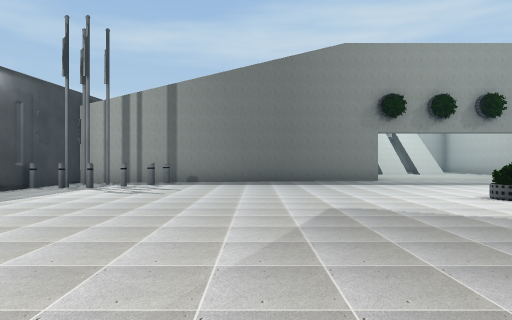
View 1 (above)

24 first-person views from a walk through a scene from a Unity 3-D project. The camera is 1.3 m above the floor, looks level and sees 70° across. The floor is counted in squares, 2 m on a side. Each view is taken from the middle of a square. On the plan, view 1 faces up. The plan holds only what a view shows up to about 11 squares ahead; the rest is blank. The place goes on beyond the plan. Some animated figures are not drawn. Some surface patterns are stand-ins.

View 2
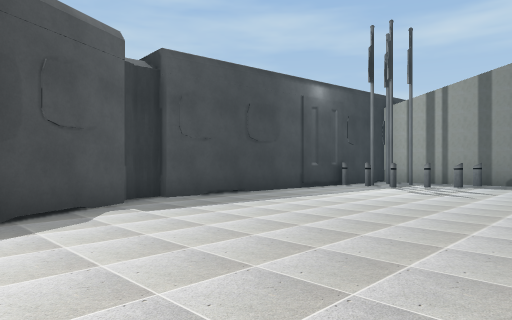

View 3
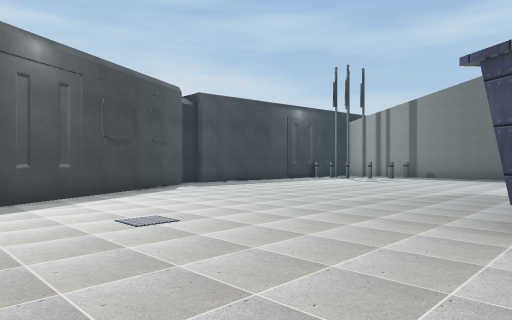

View 4
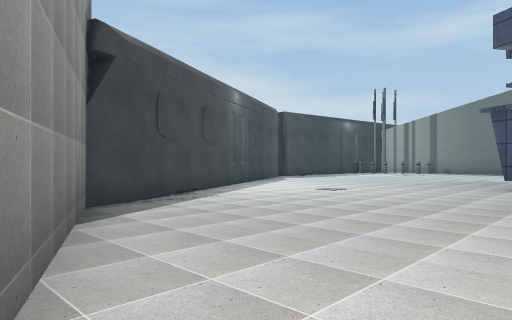

View 5
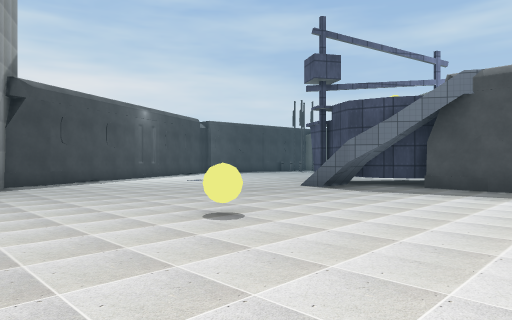

View 6
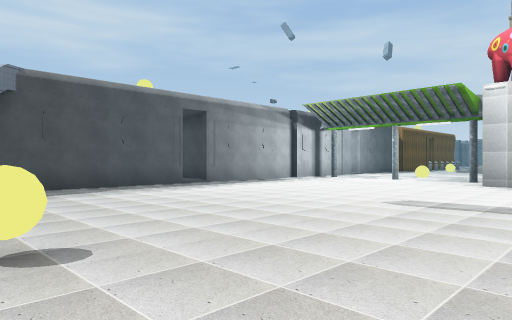

View 7
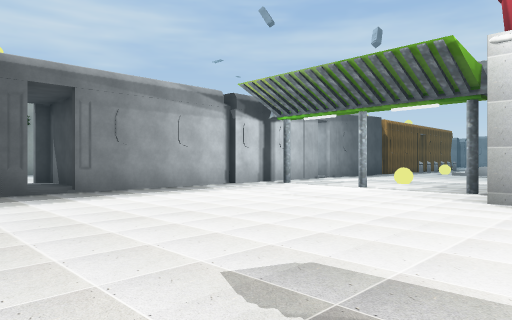

View 8
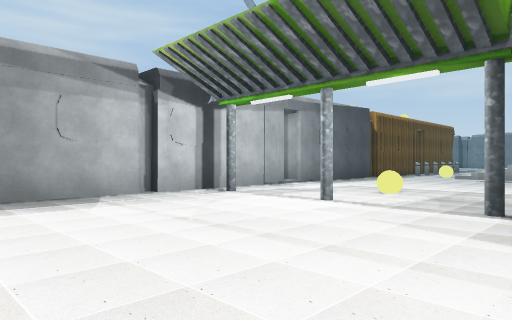

View 9
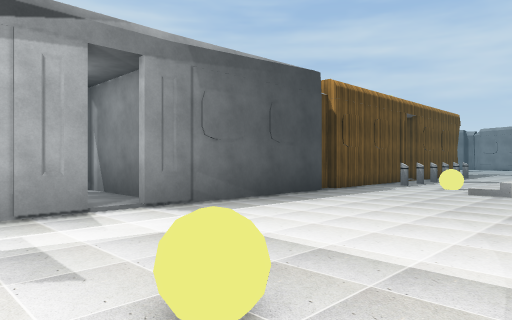

View 10
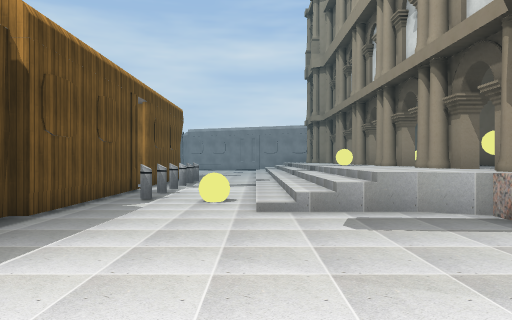

View 11
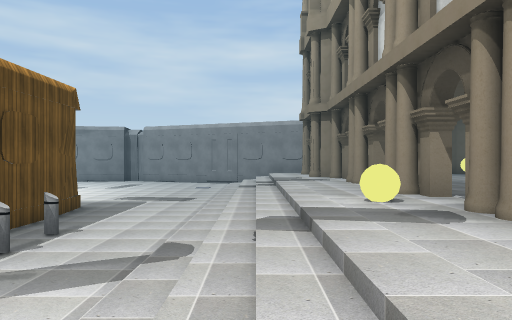

View 12
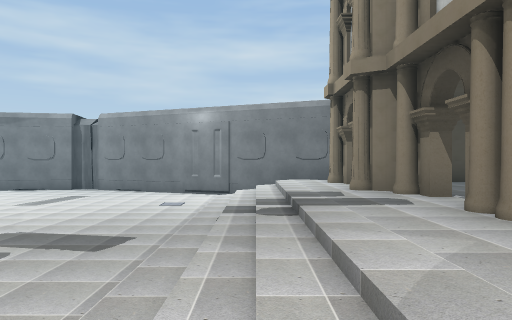

View 13
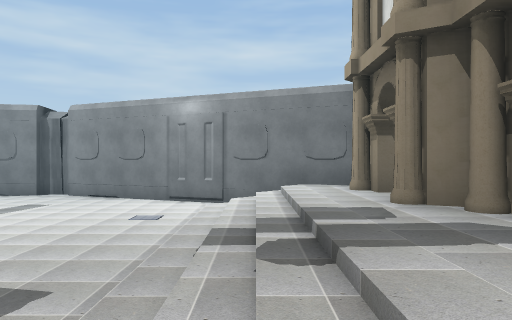

View 14
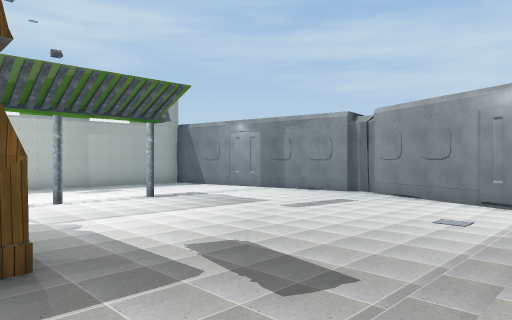

View 15
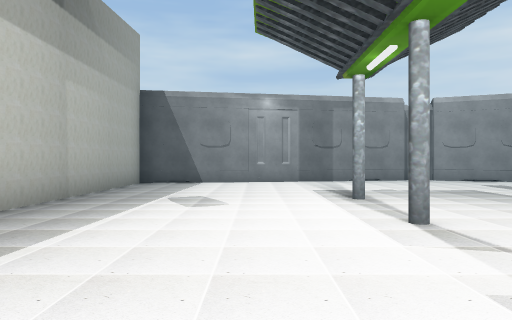

View 16
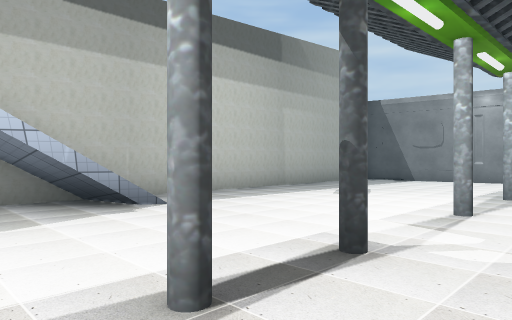

View 17
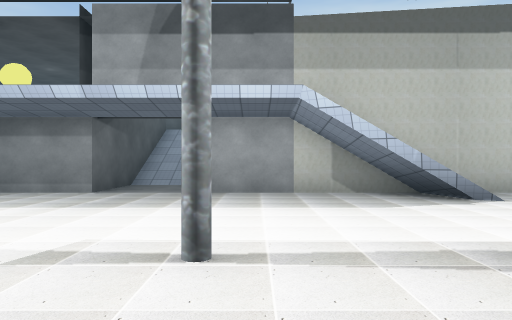

View 18
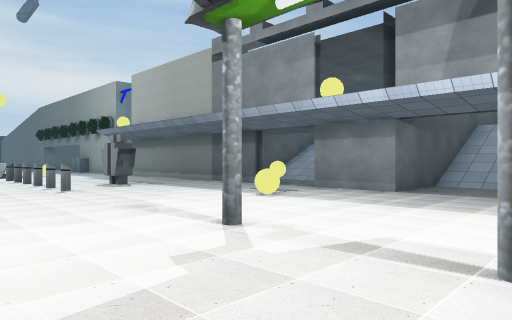

View 19
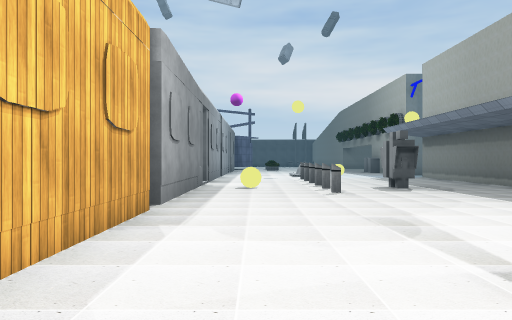

View 20
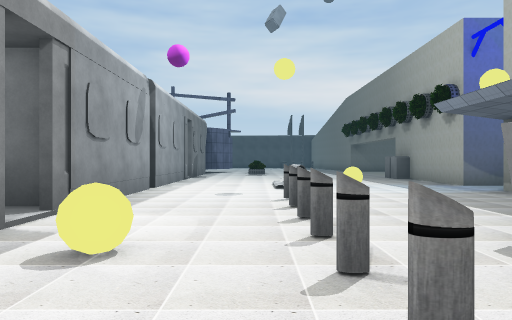

View 21
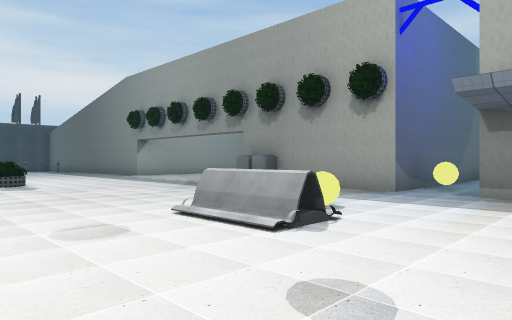

View 22
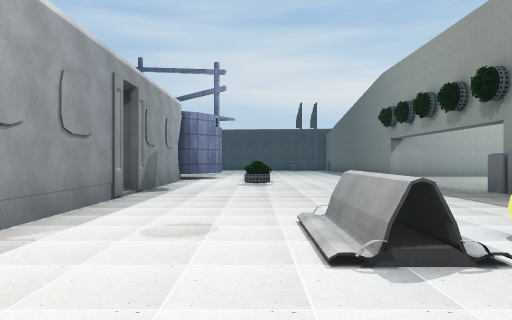

View 23
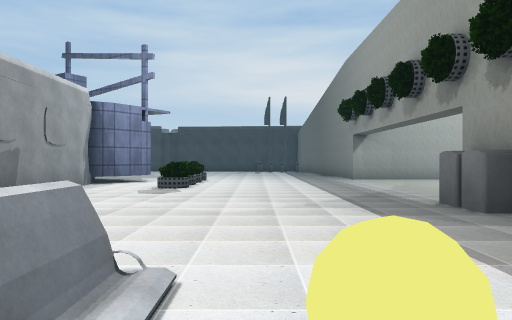

View 24
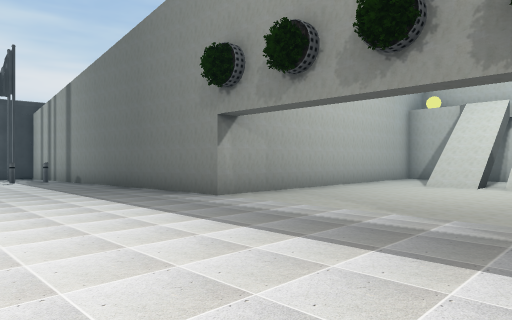

### Floor plan
Key: @ floor where view 1 was taken; # wall or solid block; x gap in a wall; . main floor; : floor 1 m higher than the main floor; / step, stairs or slope; = window, fence, low wall or low ledge; ^ raised ledge; P pillar; C chair; B bin; O other object.
Columns run from 6 left of view 1 to 45 right of it. Each row starts with its distance up from view 1.
 19             /.
 18            .//
 17          #..//
 16          #..//      #.            #/
 15          #.....     #.            #/
 14          #.....     #..           #/
 13          #.....     ##.           #.
 12        ###......  ####.       #.  #.  ############
 11  #######.........B.....########.//..###//.........=
 10  ^#OO.................................. //........=
  9  ^#O............................=.................#
  8  OO..................=.....OO.....................#
  7 #...................CC..OOOOOO....................#
  6 =.........OOOO....................O..O.OO..O.O....^
  5 =...........................=.......... ...........
  4 #......... ##....................... .    .........=
  3 #........   ##=##.##=##=##.##==####       .........#
  2 ##.......#  ## ##.## ##  # ##  ####       .........#
  1  #.......########.#####^##.###############........#
  0   #...@...  ...........O.........OOOOOO...........#
 -1   #..............................=...............##
 -2   ##............................////////////////.#
 -3    #...................O.=....../////////////////#
 -4     #...........................::::::::::::::::##
 -5     #......==..........O...    PP:P:PP#P:PP:PPPP#
 -6     #.................#         O:: OOO#:OO::
 -7     ####...........               x     ::
 -8        ## ......                    ##

Where each view was taken, in squares from view 1:
view 1: 0 up, 0 right, facing up
view 2: 0 up, 0 right, facing up-left
view 3: 3 down, 3 right, facing up-left
view 4: 8 down, 4 right, facing up-left
view 5: 8 down, 9 right, facing up-left
view 6: 8 down, 5 right, facing up-right
view 7: 7 down, 9 right, facing up-right
view 8: 6 down, 12 right, facing up-right
view 9: 4 down, 18 right, facing up-right
view 10: 2 down, 21 right, facing right
view 11: 3 down, 27 right, facing right
view 12: 3 down, 32 right, facing right
view 13: 3 down, 34 right, facing right
view 14: 3 down, 34 right, facing up-right
view 15: 8 up, 33 right, facing right
view 16: 5 up, 32 right, facing up-right
view 17: 4 up, 31 right, facing up
view 18: 4 up, 31 right, facing up-left
view 19: 5 up, 30 right, facing left
view 20: 6 up, 24 right, facing left
view 21: 4 up, 18 right, facing up-left
view 22: 6 up, 18 right, facing left
view 23: 8 up, 16 right, facing left
view 24: 7 up, 9 right, facing up-left
